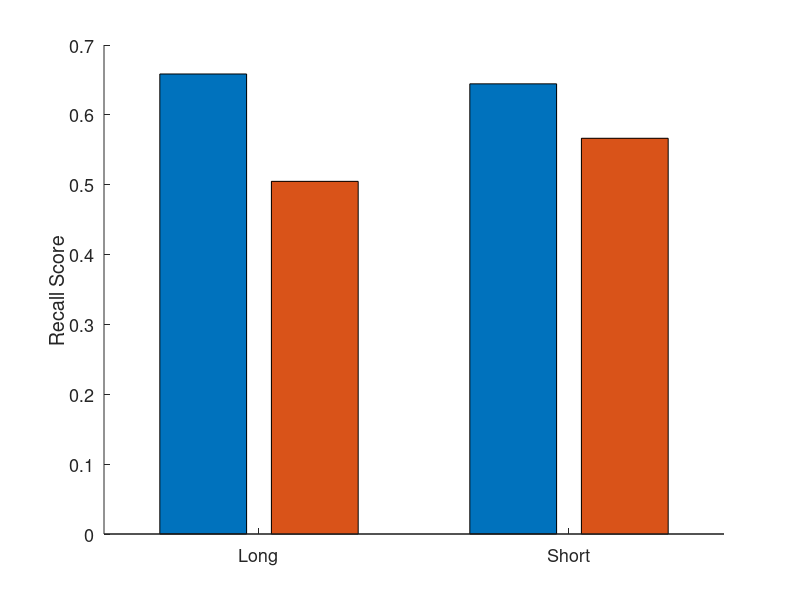

Source code (MATLAB):
%% Simple Active Long Fixation Modeling
VERBOSE = 7;

%% Series of Saliency Maps
WIDTH = 2;
HEIGHT = 2;
LENGTH = 100000;
LONG_THRESHOLD = 5;
LAZY_ON_NEUTRAL = 0.1;
LAZYNESS = true;
ENHANCE_FACTOR = 1.5;
NEGLECT_FACTOR = 0.01;
ALERT_THRESHOLD = 0.05;
salmap = rand(LENGTH, WIDTH, HEIGHT);

%% Smoothing
ITER = 5;
for iter = 1 : ITER
    salmapn = salmap;
    for i = 2 : LENGTH - 1
        salmapn(i,:,:) = salmapn(i-1,:,:) / 2 + salmapn(i+1,:,:) / 2;
    end
    salmap = salmapn;
end

%% Normalization
for i = 1 : LENGTH
    salmap(i,:,:) = salmap(i,:,:) / sum(sum(salmap(i,:,:)));
end

if 8 <= VERBOSE 
    plot(squeeze(salmap(1:100,1,:)));
    plot(squeeze(salmap(1:100,2,:)));
end

%% Gaze Simulation
gaze = zeros(LENGTH, 1);
sali = zeros(LENGTH, 1);
dura = zeros(LENGTH, 1);
selc = zeros(LENGTH, 1);

for i = 1 : LENGTH
    prob = salmap(i,:,:); prob = prob(:);
    target = rand(1);
    sali(i) = find(prob==max(prob));
    if prob(sali(i)) < ALERT_THRESHOLD + mean(prob(find(prob~=max(prob))))
        sali(i) = -1;
    end
    if LAZYNESS && 1 < i && rand(1) < LAZY_ON_NEUTRAL && sali(i-1) ~= gaze(i-1) 
        gaze(i,1) = gaze(i-1,1);
        selc(i,1) = prob(gaze(i,1)) * NEGLECT_FACTOR;
    else
        for j = 1 : HEIGHT * WIDTH
            if 1 ~= j
                prob(j) = prob(j-1) + prob(j);
            end
            if target < prob(j)
                gaze(i,1) = j;
                selc(i,1) = prob(j);
                break;
            end
        end
    end
    flag = true;
    for j = 1 : LONG_THRESHOLD - 1
        if i > LONG_THRESHOLD - 1 && gaze(i-j+1) ~= gaze(i-j)
            flag = false;
            break;
        end
    end
    if LONG_THRESHOLD <= i && flag
        dura(i-LONG_THRESHOLD+1:i,1) = 1;
        selc(i,1) = min(selc(i,1) * ENHANCE_FACTOR, 1);
    end
end

%% Report
count_table = zeros(2,2);
count_table(1,1) = size(find(dura==1&gaze==sali), 1);
count_table(1,2) = size(find(dura==0&gaze==sali), 1);
count_table(2,1) = size(find(dura==1&gaze~=sali), 1);
count_table(2,2) = size(find(dura==0&gaze~=sali), 1);

fprintf('\tLONG\tSHORT\n');
fprintf('---------------------\n');
fprintf('ALERT\t%d\t%d\n', count_table(1,1), count_table(1,2));
fprintf('NEUTRAL\t%d\t%d\n', count_table(2,1), count_table(2,2));

recall_table = zeros(2,2);
LA = selc(find(dura==1&gaze==sali));
SA = selc(find(dura==0&gaze==sali));
LN = selc(find(dura==1&gaze~=sali));
SN = selc(find(dura==0&gaze~=sali));
recall_table(1,1) = mean(LA, 1);
recall_table(1,2) = mean(SA, 1);
recall_table(2,1) = mean(LN, 1);
recall_table(2,2) = mean(SN, 1);

fprintf('\tLONG\tSHORT\n');
fprintf('---------------------\n');
fprintf('ALERT\t%.4f\t%.4f\n', recall_table(1,1), recall_table(1,2));
fprintf('NEUTRAL\t%.4f\t%.4f\n', recall_table(2,1), recall_table(2,2));

%% Visualization
bar(recall_table');
ylabel('Recall Score', 'FontSize', 13);
Labels = {'Long','Short'};
set(gca, 'XTick', 1:3, 'XTickLabel', Labels);
set(gca, 'FontSize', 13);
box off;

[h, p] = ttest2(0.5+LA/5, 0.5+LN/5);
fprintf('p = %.4f\n', p);
[h, p] = ttest2(0.5+SA/5, 0.5+SN/5);
fprintf('p = %.4f\n', p);